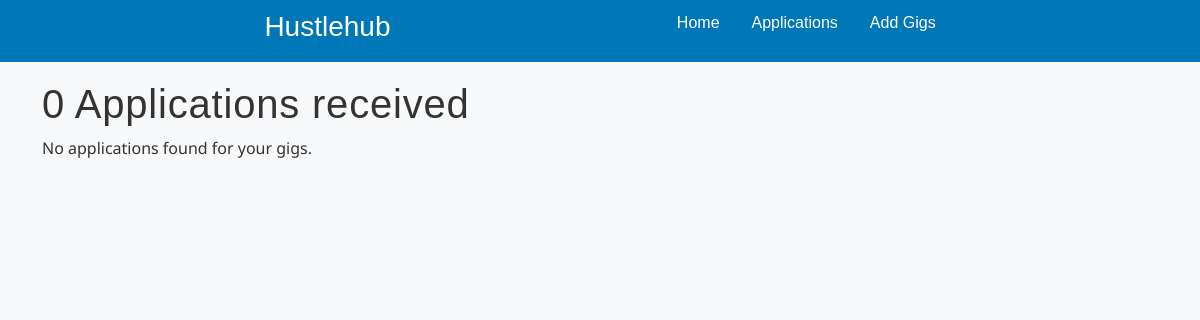
Page /applications/ on the earlier database version.
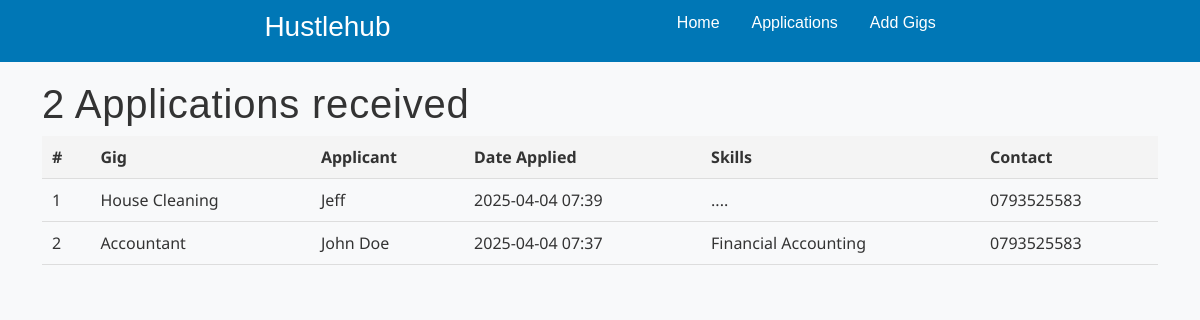
Same page on the later database version.
### hustles/models.py (models this page shows, shortened)
class application(models.Model):
    gig = models.ForeignKey(gig, on_delete=models.CASCADE)  # Related gig
    employee = models.CharField(max_length=50, null=True)
    skills = models.CharField(max_length=420, null=True)
    contact = models.CharField(max_length=20, null=True)
    cover_letter = models.TextField(max_length=1000, null=True, blank=True)  # Optional cover letter
    application_date = models.DateTimeField(auto_now_add=True, null=True)  # Date of application

class gig(models.Model):
    name = models.CharField(max_length=100)
    rate = models.IntegerField()
    description = models.CharField(max_length=420)
    skill = models.CharField(max_length=120)
    location = models.CharField(max_length=30)
    date_posted = models.DateTimeField(auto_now_add=True)

### hustles/views.py (the view)
# urls.py: path('applications/', views.employer_applications, name='applications'),
def employer_applications(request):
    applications = application.objects.order_by('-application_date')
    return render(request, 'employer_applications.html', {'applications': applications})

### hustles/templates/employer_applications.html (shortened to what this page needs)
{% extends "boss_base.html" %}
{% load static %}
{% block content %}
</head>
<div class="container" id="applications">
<body>
    <h1>{{ applications.count }} Applications received</h1>
    {% if applications %}
    <table>
        <thead>
            <tr>
                <th>#</th>
                <th>Gig</th>
                <th>Applicant</th>
                <th>Date Applied</th>
                <th>Skills</th>
                <th>Contact</th>
            </tr>
        </thead>
        <tbody>
            {% for application in applications %}
            <tr>
                <td>{{ forloop.counter }}</td>
                <td>{{ application.gig.name }}</td>
                <td>{{ application.employee }}</td>
                <td>{{ application.application_date|date:"Y-m-d H:i" }}</td>
                <td> {{application.skills}}</td>
                <td>{{ application.contact }}</td>
            </tr>
            {% endfor %}
        </tbody>
    </table>
    {% else %}
    <p>No applications found for your gigs.</p>
    {% endif %}
</body>
</div>
{% endblock content %}

### hustles/templates/boss_base.html (shortened to what this page needs)
{% load static %}
<head>
<link rel="stylesheet" href="{% static "bootstrap/css/bootstrap.min.css" %}">
    <link href="{% static "style.css" %}" rel="stylesheet">
    <nav>
    <div class="logo">
        <h3> Hustlehub </h3>
    </div>
    <ul>
        <li><a href="{% url "dash_boss" %}"> Home</a> </li>
        <li><a href="{% url "applications" %}">Applications</a></li>
        <li><a href="{% url "add_gig" %}">Add Gigs</a></li>
    </ul>
    </nav>
</head>
<body>
{% block content %}
{% endblock content %}
</body>

### hustles/static/style.css (style rules this page uses)
* { margin: 0; }
body { background: #F8F9FA; color: #333333; font-family: "Noto Sans", sans-serif; }
nav { display: flex; align-items: center; justify-content: space-evenly; justify-items: center; background: #0077B6; padding: 10px; color: #FFFFFF; font-family: "Montserrat", sans-serif; position: fixed; width: 100%; top: 0; }
nav ul { display: inline-flex; align-items: center; justify-content: center; justify-items: center; gap: 2rem; }
nav ul li { list-style: none; }
nav ul li a { text-decoration: none; color: #FFFFFF; }

### hustles/templates/employer_applications.html (style rules this page uses)
#applications { margin-top:80px; }
#applications h1 { font-family: 'Poppins', sans-serif; line-height: 1.2; letter-spacing: 0.02em; }
table { width: 100%; border-collapse: collapse; }
th, td { padding: 10px; text-align: left; border-bottom: 1px solid #ddd; }
th { background-color: #f4f4f4; }
a { text-decoration: none; color: #007BFF; }

Differences in the rows shown:
added application: gig.name "House Cleaning", employee "Jeff", application_date "2025-04-04 07:39", skills "....", contact "0793525583"
added application: gig.name "Accountant", employee "John Doe", application_date "2025-04-04 07:37", skills "Financial Accounting", contact "0793525583"
Other differences:
{{ applications.count }}: "0" → "2"
text no longer shown: "No applications found for your gigs."
text now shown: "# Gig Applicant Date Applied Skills Contact"
